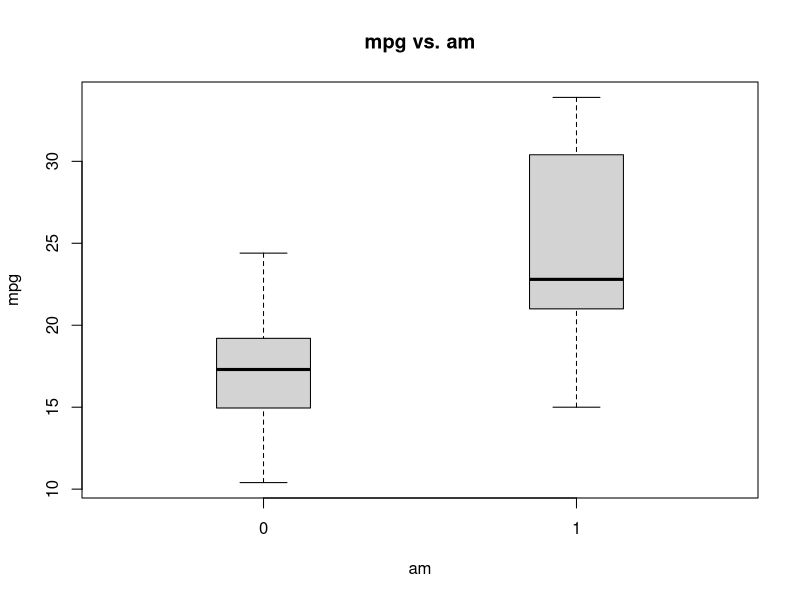
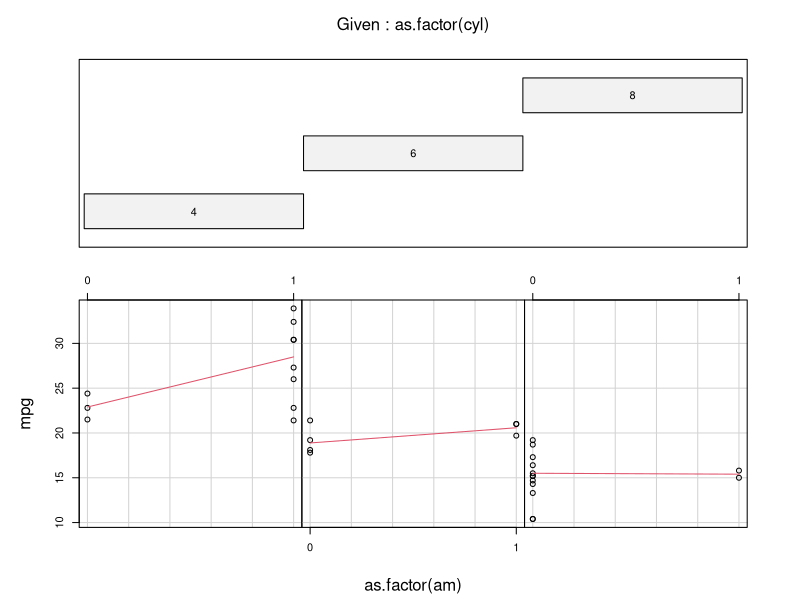
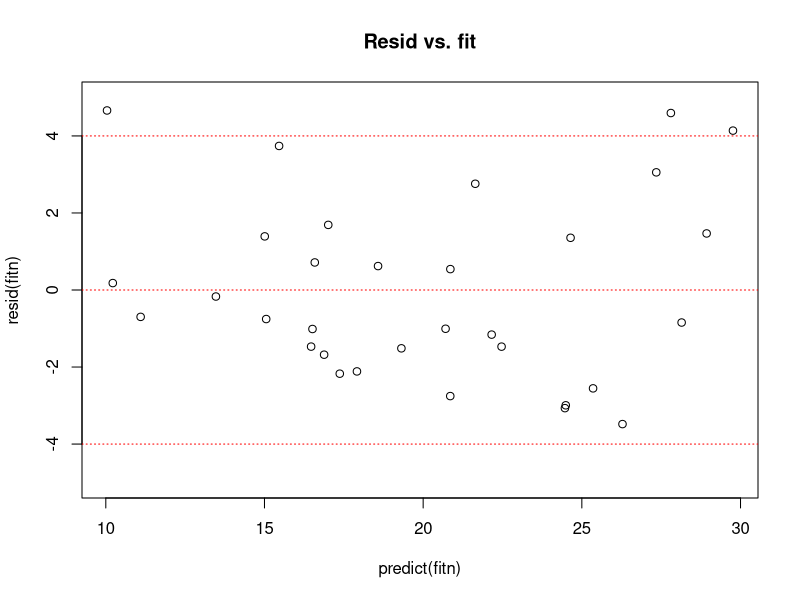
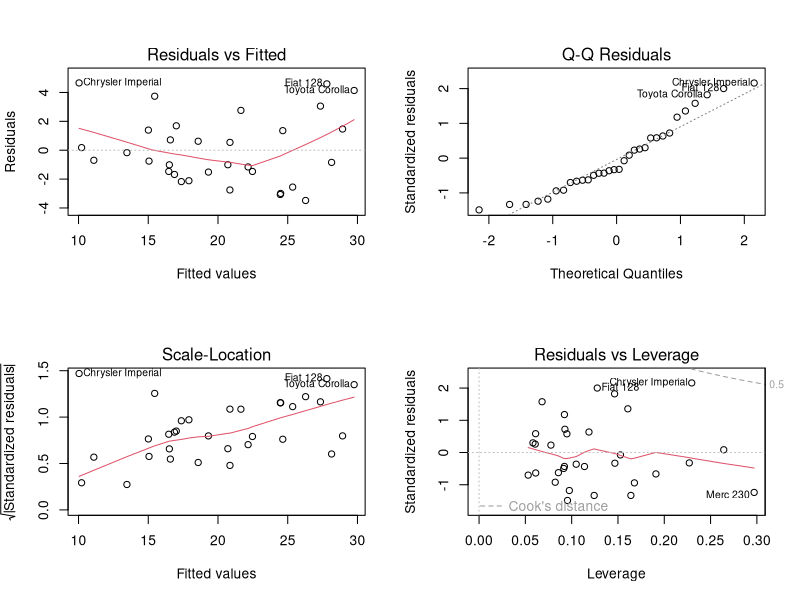

Write the R code that produced these figures, in order.
## ---- chunk 1
library(datasets);library(car);data(mtcars)
str(mtcars)
## ---- chunk 2
mtcars$am<-factor(mtcars$am)
fit1<-lm(mpg ~ ., data=mtcars)
summary(fit1)
## ---- chunk 3
# Adjusted R-squared:  0.8066, delete cyl whose p-value is biggest
fit2<-lm(mpg ~ am + disp + hp + drat + wt + qsec + vs + gear + carb, data=mtcars)
summary(fit2)

# Adjusted R-squared:  0.8153, delete vs whose p-value is biggest
fit3<-lm(mpg ~ am + disp + hp + drat + wt + qsec + gear + carb, data=mtcars)
summary(fit3)

# Adjusted R-squared:  0.823, delete carb whose p-value is biggest
fit4<-lm(mpg ~ am + disp + hp + drat + wt + qsec + gear, data=mtcars)
summary(fit4)

# Adjusted R-squared:  0.8296 , delete gear whose p-value is biggest
fit5<-lm(mpg ~ am + disp + hp + drat + wt + qsec, data=mtcars)
summary(fit5)

# Adjusted R-squared:  0.8347,  delete drat whose p-value is biggest
fit5<-lm(mpg ~ am + disp + hp + wt + qsec, data=mtcars)
summary(fit5)

# Adjusted R-squared:  0.8375, delete disp whose p-value is biggest
fit6<-lm(mpg ~ am + hp + wt + qsec, data=mtcars)
summary(fit6)

# Adjusted R-squared:  0.8368, delete hp whose p-value is biggest
fit7<-lm(mpg ~ am + wt + qsec, data=mtcars)
summary(fit7)
## ---- chunk 4
fitn<-lm(mpg~am + wt + qsec, data=mtcars)
## ---- chunk 5
summary(fitn)$coefficients
## ---- chunk 6
m_am1<-summary(fitn)$coefficients[2]
SE<-summary(fitn)$coefficients[2,2]
t<-summary(fitn)$coefficients[2,3]
m_am1+c(-1,1)*SE*t
## ---- chunk 7
boxplot(mpg~am, data=mtcars,boxwex = 0.3,main="mpg vs. am")
## ---- chunk 8
coplot(mpg ~ as.factor(am) | as.factor(cyl), data = mtcars, panel = panel.smooth,row=1)
## ---- chunk 9
par(mfrow = c(1, 1))
rng<-round(c(-1,1)*max(abs(range(resid(fitn)))), 0)
plot(predict(fitn), resid(fitn), main="Resid vs. fit", ylim=rng)
abline(h=0, col="red", lty = 3)
abline(h=4, col="red", lty = 3)
abline(h=-4, col="red", lty = 3)
## ---- chunk 10
par(mfrow = c(2, 2)); plot(fitn)
